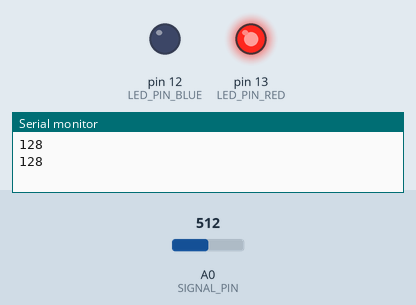
Recording of a sketch running on a simulated Arduino Uno, built with avr-gcc and run on an emulated ATmega328P. On the bench: output pins drawn as LEDs (lit = HIGH), the last lines printed to the serial monitor. Inputs (shaded band) come from the test bench; at power-on: A0 (SIGNAL_PIN) = 512. Pins used as bus, display or sensor lines are not drawn.

Above: at 2.0 s.
2.1 s: A0 (SIGNAL_PIN) set to 5
3.6 s: A0 (SIGNAL_PIN) set to 2
At 5.7 s:
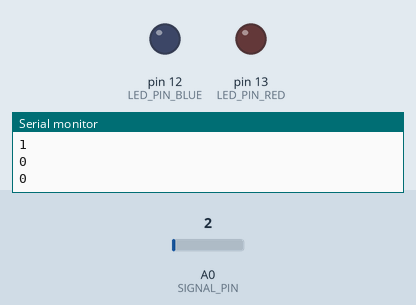
6.0 s: A0 (SIGNAL_PIN) set to 122
At 7.9 s:
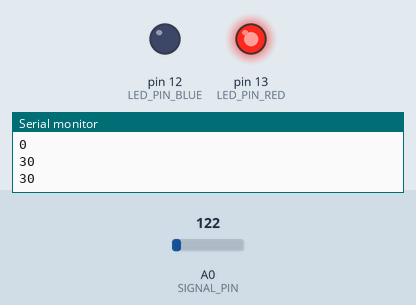
8.2 s: A0 (SIGNAL_PIN) set to 0
At 9.3 s:
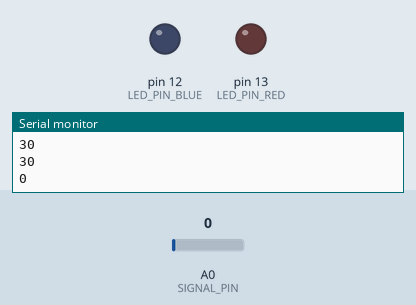
Timing chart, 0 to 11.2 s (numbered marks = the images above; inputs shaded):
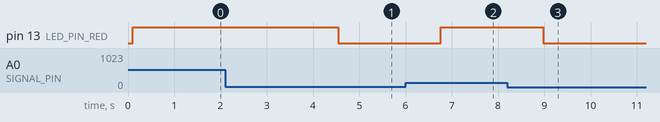

Measured:
- the behaviour switches between 4 and 3 on A0 (SIGNAL_PIN) (found by bisection; images 0 and 1)
- after the input at 3.6 s, pin 13 (LED_PIN_RED): HIGH → LOW after 0.94 s
- after the input at 6.0 s, pin 13 (LED_PIN_RED): LOW → HIGH after 0.76 s
- after the input at 8.2 s, pin 13 (LED_PIN_RED): HIGH → LOW after 0.78 s

The sketch:

20231129_WATER.ino
```cpp
#define POWER_PIN 7
#define SIGNAL_PIN A0
#define LED_PIN_RED 13
#define LED_PIN_BLUE 12

float col;

int value = 0;  // variable to store the sensor value

void setup() {
  Serial.begin(9600);
  pinMode(POWER_PIN, OUTPUT);  // configure D7 pin as an OUTPUT
  pinMode(LED_PIN_RED, OUTPUT);
  pinMode(LED_PIN_BLUE, OUTPUT);
  digitalWrite(POWER_PIN, LOW);  // turn the sensor OFF
}

void loop() {

  digitalWrite(POWER_PIN, HIGH);   // turn the sensor ON
  delay(100);                      // wait 10 milliseconds
  value = analogRead(SIGNAL_PIN);  // read the analog value from sensor
  digitalWrite(POWER_PIN, LOW);    // turn the sensor OFF


  // if (value > 200) {
  //   digitalWrite(LED_PIN_RED, HIGH);
  // } else {
  //   digitalWrite(LED_PIN_RED, LOW);
  // }

  //  if (value > 400) {
  //     digitalWrite(LED_PIN_BLUE, HIGH);
  //   } else {
  //     digitalWrite(LED_PIN_BLUE, LOW);
  //   }


  int color = map(value, 0, 400, 0, 100);


  digitalWrite(LED_PIN_RED, color);
  delay(10);
 // digitalWrite(LED_PIN_BLUE, !color);


  //Serial.println(value);
  Serial.println(color);

  delay(1000);


  //allumer les led differents suivant la valeur
}
```
